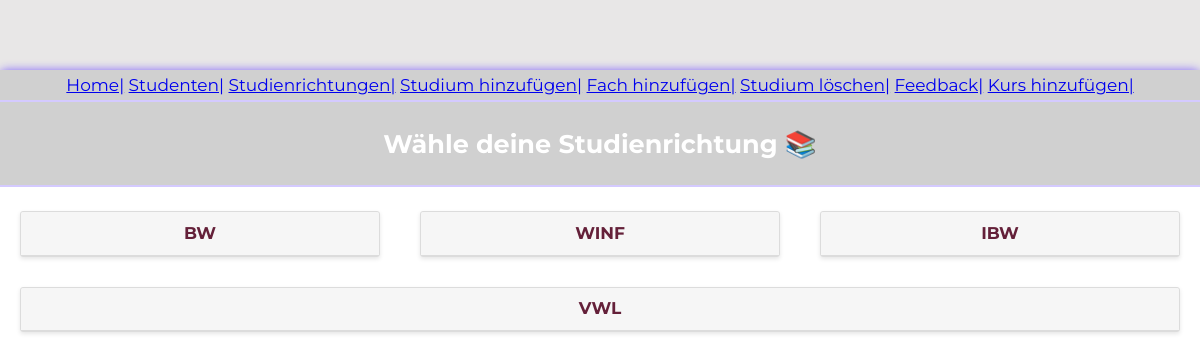
The page /lvplaner/ on the database its author committed.
### lvplaner/models.py (models this page shows, shortened)
class Major(models.Model):
    major_name = models.CharField(verbose_name="Studienrichtung", max_length=30, primary_key=True)

### lvplaner/views.py (the view)
def major_list(request):
    majors = Major.objects.all()
    return render(request, 'lvplaner/major_list.html', {'majors': majors})

### lvplaner/templates/lvplaner/major_list.html (shortened to what this page needs)
{% extends "layout.html" %}
{% block content %}
<header>
<h2> Wähle deine Studienrichtung 📚 </h2>
</header>
<br />
<body>
<div class="cards">
   {% for major in majors %}
    <div class = "card">
        <header>
            <a href="{% url 'details' major.major_name %}"> {{ major.major_name }} </a>
        </header>
    </div>
    {% endfor %}
</div>
</body>
{% endblock %}

### lvplaner/static/css/layout.css (style rules this page uses)
html { box-sizing: border-box; background: #e8e7e7; font-family: 'Montserrat';font-size: 20px; }
*, *::after, *::before { box-sizing: inherit; }
header { color: #FFF; padding: 5px 10px; text-align: center; align-items: center; background-color: #D0D0D0; border-bottom: solid 2px #D4CAFF; font-size: 17px; }
.lvtool { background: #fff; text-align: center; width: 1200px; height: 800px; margin: 70px auto; box-shadow: 0px 0px 10px rgb(133, 104, 250); border-radius: 6px; }
.cards { display: -webkit-box; display: -moz-box; display: box; display: -webkit-flex; display: -moz-flex; display: -ms-flexbox; display: flex; -webkit-box-lines: multiple; -moz-box-lines: multiple; box-lines: multiple; -webkit-flex-wrap: wrap; -moz-flex-wrap: wrap; -ms-flex-wrap: wrap; flex-wrap: wrap; -webkit-box-pack: justify; -moz-box-pack: justify; box-pack: justify; -webkit-justify-content: space-between; -moz-justify-content: space-between; -ms-justify-content: space-between; -o-justify-content: space-between; justify-content: space-between; -ms-flex-pack: justify; }
.card { -webkit-flex-basis: 15em; -moz-flex-basis: 15em; flex-basis: 15em; -ms-flex-preferred-size: 15em; -webkit-flex-grow: 1; -moz-flex-grow: 1; flex-grow: 1; -ms-flex-positive: 1; -webkit-transition: all 0.2s ease-in-out; -moz-transition: all 0.2s ease-in-out; transition: all 0.2s ease-in-out; background-color: #f6f6f6; border-radius: 3px; border: 1px solid gainsboro; box-shadow: 0 2px 4px #e6e6e6; margin: 0 1em 1.5em 1em; position: relative; }
.card header { -webkit-transition: all 0.2s ease-in-out; -moz-transition: all 0.2s ease-in-out; transition: all 0.2s ease-in-out; background-color: #f6f6f6; border-bottom: 1px solid gainsboro; border-radius: 3px 3px 0 0; font-weight: bold; line-height: 1.5em; padding: 0.5em 0.75em; color: black; }
.card header a { color: #642039; text-decoration: none; }

### rows shown on the page
Major: major_name "BW"
Major: major_name "WINF"
Major: major_name "IBW"
Major: major_name "VWL"
